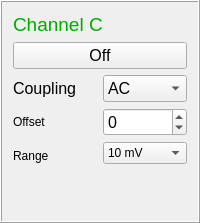
          <widget class="QFrame" name="frame_16">
           <property name="minimumSize">
            <size>
             <width>190</width>
             <height>140</height>
            </size>
           </property>
           <property name="frameShape">
            <enum>QFrame::Box</enum>
           </property>
           <property name="frameShadow">
            <enum>QFrame::Raised</enum>
           </property>
           <layout class="QGridLayout" name="gridLayout_7">
            <item row="0" column="0">
             <widget class="QLabel" name="label_25">
              <property name="text">
               <string>&lt;html&gt;&lt;head/&gt;&lt;body&gt;&lt;p&gt;&lt;span style=&quot; font-size:14pt; color:#00aa00;&quot;&gt;Channel C&lt;/span&gt;&lt;/p&gt;&lt;/body&gt;&lt;/html&gt;</string>
              </property>
             </widget>
            </item>
            <item row="1" column="0">
             <widget class="QPushButton" name="ChannelCButton">
              <property name="font">
               <font>
                <pointsize>12</pointsize>
                <weight>50</weight>
                <bold>false</bold>
               </font>
              </property>
              <property name="text">
               <string>Off</string>
              </property>
             </widget>
            </item>
            <item row="2" column="0">
             <layout class="QHBoxLayout" name="horizontalLayout_7">
              <property name="sizeConstraint">
               <enum>QLayout::SetMinimumSize</enum>
              </property>
              <property name="leftMargin">
               <number>0</number>
              </property>
              <item>
               <layout class="QVBoxLayout" name="verticalLayout_19">
                <item>
                 <widget class="QLabel" name="label_26">
                  <property name="minimumSize">
                   <size>
                    <width>65</width>
                    <height>20</height>
                   </size>
                  </property>
                  <property name="font">
                   <font>
                    <pointsize>12</pointsize>
                    <weight>50</weight>
                    <bold>false</bold>
                   </font>
                  </property>
                  <property name="toolTip">
                   <string>Time between two divisons</string>
                  </property>
                  <property name="text">
                   <string>&lt;html&gt;&lt;head/&gt;&lt;body&gt;&lt;p&gt;Coupling&lt;/p&gt;&lt;/body&gt;&lt;/html&gt;</string>
                  </property>
                 </widget>
                </item>
                <item>
                 <widget class="QLabel" name="label_27">
                  <property name="minimumSize">
                   <size>
                    <width>65</width>
                    <height>20</height>
                   </size>
                  </property>
                  <property name="toolTip">
                   <string>Time between two divisons</string>
                  </property>
                  <property name="text">
                   <string>&lt;html&gt;&lt;head/&gt;&lt;body&gt;&lt;p&gt;Offset&lt;/p&gt;&lt;/body&gt;&lt;/html&gt;</string>
                  </property>
                 </widget>
                </item>
                <item>
                 <widget class="QLabel" name="label_24">
                  <property name="text">
                   <string>Range</string>
                  </property>
                 </widget>
                </item>
               </layout>
              </item>
              <item>
               <layout class="QVBoxLayout" name="verticalLayout_20">
                <item>
                 <widget class="QComboBox" name="ChannelCCouplingComboBox">
                  <property name="minimumSize">
                   <size>
                    <width>45</width>
                    <height>25</height>
                   </size>
                  </property>
                  <property name="font">
                   <font>
                    <pointsize>12</pointsize>
                    <weight>50</weight>
                    <bold>false</bold>
                   </font>
                  </property>
                  <item>
                   <property name="text">
                    <string>AC</string>
                   </property>
                  </item>
                  <item>
                   <property name="text">
                    <string>DC</string>
                   </property>
                  </item>
                 </widget>
                </item>
                <item>
                 <widget class="QSpinBox" name="ChannelCOffsetSpinBox">
                  <property name="minimumSize">
                   <size>
                    <width>45</width>
                    <height>0</height>
                   </size>
                  </property>
                  <property name="font">
                   <font>
                    <pointsize>12</pointsize>
                    <weight>50</weight>
                    <bold>false</bold>
                   </font>
                  </property>
                  <property name="toolTip">
                   <string>Time between two divisons</string>
                  </property>
                  <property name="minimum">
                   <number>-20000</number>
                  </property>
                  <property name="maximum">
                   <number>20000</number>
                  </property>
                  <property name="singleStep">
                   <number>100</number>
                  </property>
                 </widget>
                </item>
                <item>
                 <widget class="QComboBox" name="ChCRangeBox">
                  <item>
                   <property name="text">
                    <string>10 mV</string>
                   </property>
                  </item>
                  <item>
                   <property name="text">
                    <string>20 mV</string>
                   </property>
                  </item>
                  <item>
                   <property name="text">
                    <string>50 mV</string>
                   </property>
                  </item>
                  <item>
                   <property name="text">
                    <string>100 mV</string>
                   </property>
                  </item>
                  <item>
                   <property name="text">
                    <string>200 mV</string>
                   </property>
                  </item>
                  <item>
                   <property name="text">
                    <string>500 mV</string>
                   </property>
                  </item>
                  <item>
                   <property name="text">
                    <string>1 V</string>
                   </property>
                  </item>
                  <item>
                   <property name="text">
                    <string>2 V</string>
                   </property>
                  </item>
                  <item>
                   <property name="text">
                    <string>5 V</string>
                   </property>
                  </item>
                  <item>
                   <property name="text">
                    <string>10 V</string>
                   </property>
                  </item>
                  <item>
                   <property name="text">
                    <string>20 V</string>
                   </property>
                  </item>
                  <item>
                   <property name="text">
                    <string>50 V</string>
                   </property>
                  </item>
                 </widget>
                </item>
                <item>
                 <widget class="QFrame" name="frame_21">
                  <property name="frameShape">
                   <enum>QFrame::StyledPanel</enum>
                  </property>
                  <property name="frameShadow">
                   <enum>QFrame::Raised</enum>
                  </property>
                 </widget>
                </item>
               </layout>
              </item>
             </layout>
            </item>
            <item row="3" column="0">
             <spacer name="verticalSpacer_3">
              <property name="orientation">
               <enum>Qt::Vertical</enum>
              </property>
              <property name="sizeHint" stdset="0">
               <size>
                <width>20</width>
                <height>40</height>
               </size>
              </property>
             </spacer>
            </item>
           </layout>
          </widget>
